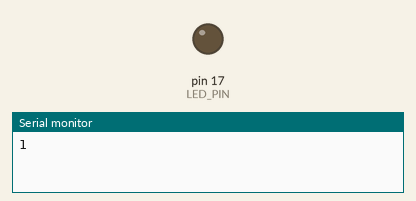
Bench run of a sketch on a simulated Arduino Uno, built with avr-gcc and run on an emulated ATmega328P. Shown: output pins drawn as LEDs (lit = HIGH), the last lines printed to the serial monitor.

Above: at 0.1 s.
At 4.6 s:
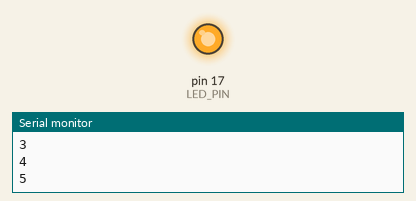
Timing chart, 0 to 6.1 s (numbered marks = the images above):
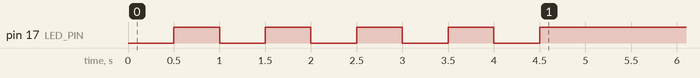

The sketch:

lab4.3.ino
```cpp
#define LED_PIN 17
void setup() {
  pinMode(LED_PIN, OUTPUT);
  Serial.begin(115200);
  int count = 1;
  do {
    Serial.println(count);
    digitalWrite(LED_PIN, LOW);
    delay(500);
    digitalWrite(LED_PIN, HIGH);
    delay(500);


    count++;
  } while (count <= 5);
}

void loop() {
}
```
